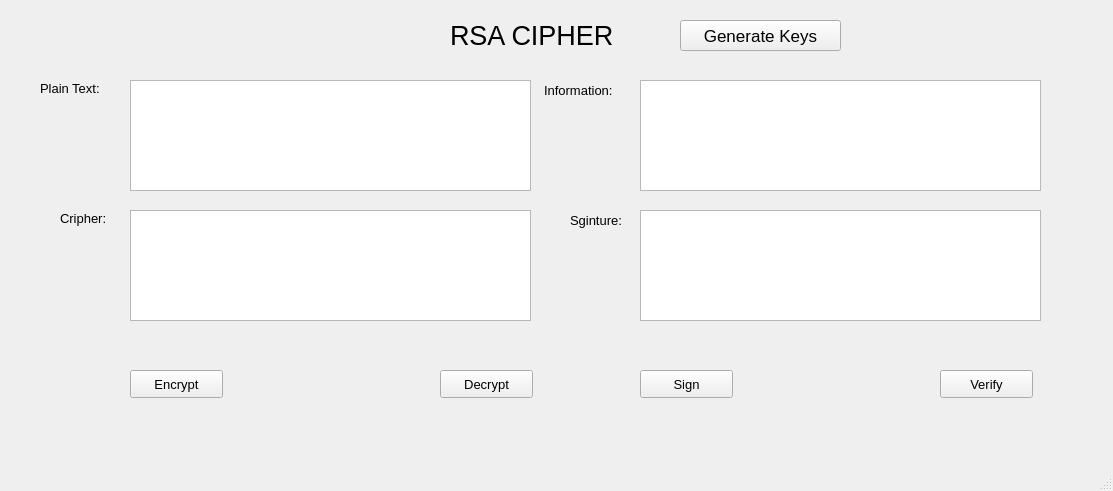
<?xml version="1.0" encoding="UTF-8"?>
<ui version="4.0">
 <class>MainWindow</class>
 <widget class="QMainWindow" name="MainWindow">
  <property name="geometry">
   <rect>
    <x>0</x>
    <y>0</y>
    <width>1113</width>
    <height>491</height>
   </rect>
  </property>
  <property name="windowTitle">
   <string>MainWindow</string>
  </property>
  <widget class="QWidget" name="centralwidget">
   <widget class="QLabel" name="label">
    <property name="geometry">
     <rect>
      <x>450</x>
      <y>0</y>
      <width>181</width>
      <height>71</height>
     </rect>
    </property>
    <property name="font">
     <font>
      <pointsize>20</pointsize>
     </font>
    </property>
    <property name="text">
     <string>RSA CIPHER</string>
    </property>
   </widget>
   <widget class="QLabel" name="label_2">
    <property name="geometry">
     <rect>
      <x>40</x>
      <y>80</y>
      <width>81</width>
      <height>16</height>
     </rect>
    </property>
    <property name="font">
     <font>
      <pointsize>10</pointsize>
     </font>
    </property>
    <property name="text">
     <string>Plain Text:</string>
    </property>
   </widget>
   <widget class="QLabel" name="label_3">
    <property name="geometry">
     <rect>
      <x>60</x>
      <y>210</y>
      <width>61</width>
      <height>16</height>
     </rect>
    </property>
    <property name="font">
     <font>
      <pointsize>10</pointsize>
     </font>
    </property>
    <property name="text">
     <string>Cripher:</string>
    </property>
   </widget>
   <widget class="QLabel" name="label_4">
    <property name="geometry">
     <rect>
      <x>544</x>
      <y>80</y>
      <width>91</width>
      <height>20</height>
     </rect>
    </property>
    <property name="font">
     <font>
      <pointsize>10</pointsize>
     </font>
    </property>
    <property name="text">
     <string>Information:</string>
    </property>
   </widget>
   <widget class="QLabel" name="label_5">
    <property name="geometry">
     <rect>
      <x>570</x>
      <y>210</y>
      <width>71</width>
      <height>20</height>
     </rect>
    </property>
    <property name="font">
     <font>
      <pointsize>10</pointsize>
     </font>
    </property>
    <property name="text">
     <string>Sginture:</string>
    </property>
   </widget>
   <widget class="QPlainTextEdit" name="plaintext">
    <property name="geometry">
     <rect>
      <x>130</x>
      <y>80</y>
      <width>401</width>
      <height>111</height>
     </rect>
    </property>
   </widget>
   <widget class="QPlainTextEdit" name="infotext">
    <property name="geometry">
     <rect>
      <x>640</x>
      <y>80</y>
      <width>401</width>
      <height>111</height>
     </rect>
    </property>
   </widget>
   <widget class="QPlainTextEdit" name="ciphertext">
    <property name="geometry">
     <rect>
      <x>130</x>
      <y>210</y>
      <width>401</width>
      <height>111</height>
     </rect>
    </property>
   </widget>
   <widget class="QPlainTextEdit" name="signtext">
    <property name="geometry">
     <rect>
      <x>640</x>
      <y>210</y>
      <width>401</width>
      <height>111</height>
     </rect>
    </property>
   </widget>
   <widget class="QPushButton" name="btnEncrypt">
    <property name="geometry">
     <rect>
      <x>130</x>
      <y>370</y>
      <width>93</width>
      <height>28</height>
     </rect>
    </property>
    <property name="font">
     <font>
      <pointsize>10</pointsize>
     </font>
    </property>
    <property name="text">
     <string>Encrypt</string>
    </property>
   </widget>
   <widget class="QPushButton" name="btnDecrypt">
    <property name="geometry">
     <rect>
      <x>440</x>
      <y>370</y>
      <width>93</width>
      <height>28</height>
     </rect>
    </property>
    <property name="font">
     <font>
      <pointsize>10</pointsize>
     </font>
    </property>
    <property name="text">
     <string>Decrypt</string>
    </property>
   </widget>
   <widget class="QPushButton" name="btnSign">
    <property name="geometry">
     <rect>
      <x>640</x>
      <y>370</y>
      <width>93</width>
      <height>28</height>
     </rect>
    </property>
    <property name="font">
     <font>
      <pointsize>10</pointsize>
     </font>
    </property>
    <property name="text">
     <string>Sign</string>
    </property>
   </widget>
   <widget class="QPushButton" name="btnVerify">
    <property name="geometry">
     <rect>
      <x>940</x>
      <y>370</y>
      <width>93</width>
      <height>28</height>
     </rect>
    </property>
    <property name="font">
     <font>
      <pointsize>10</pointsize>
     </font>
    </property>
    <property name="text">
     <string>Verify</string>
    </property>
   </widget>
   <widget class="QPushButton" name="btnGenKey">
    <property name="geometry">
     <rect>
      <x>680</x>
      <y>20</y>
      <width>161</width>
      <height>31</height>
     </rect>
    </property>
    <property name="font">
     <font>
      <pointsize>13</pointsize>
     </font>
    </property>
    <property name="text">
     <string>Generate Keys</string>
    </property>
   </widget>
  </widget>
  <widget class="QMenuBar" name="menubar">
   <property name="geometry">
    <rect>
     <x>0</x>
     <y>0</y>
     <width>1113</width>
     <height>26</height>
    </rect>
   </property>
  </widget>
  <widget class="QStatusBar" name="statusbar"/>
 </widget>
 <resources/>
 <connections/>
</ui>
